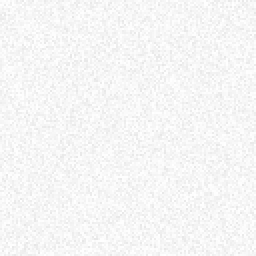
#> input picture src/SudaLink/Assets/grain.png, 128 x 128 px (shown 2 times larger)
$ python -i make_backdrop.py   (imports and definitions only)
#> lines starting #> are read from the running program, lines starting #| are printed output that depends on the picture
#> further down, picture is the input picture: PIL image 128x128 RGBA; mean R, G, B, A 187.2, 187.2, 187.2, 32
"""生成 SudaLink 的窗口底衬（light / dark）。

玻璃能不能被"看见"，取决于背后的底衬有没有结构：一片纯渐变模糊前后没有差别，
所以这里做的是有边界的色团 + 斜向光带 + 细颗粒，让模糊和边缘折射都能读出层次。
"""

import math
import random
from PIL import Image, ImageDraw, ImageEnhance, ImageFilter

W, H = 900, 1300
# [1 line not run here, left out]


# [36 lines left out: functions vertical, blob, streaks, not called in this run]


def grain(img, strength=4):
#> called with strength = 4
    w, h = img.size
#> w = 128; h = 128
    noise = Image.new("L", (w, h))
#> noise: PIL image 128x128 L; every value is 0
    px = noise.load()
    for y in range(h):
        for x in range(w):
            px[x, y] = 128 + random.randint(-strength, strength) * 6
    noise = noise.filter(ImageFilter.GaussianBlur(0.4))
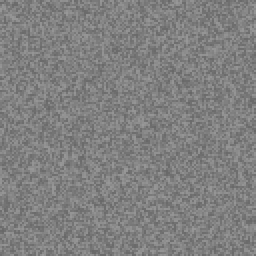
#> noise: PIL image 128x128 L (shown 2 times larger); min 104, max 152, mean 127.8
#> (the run stopped early here; a loop or call above may not have finished)
